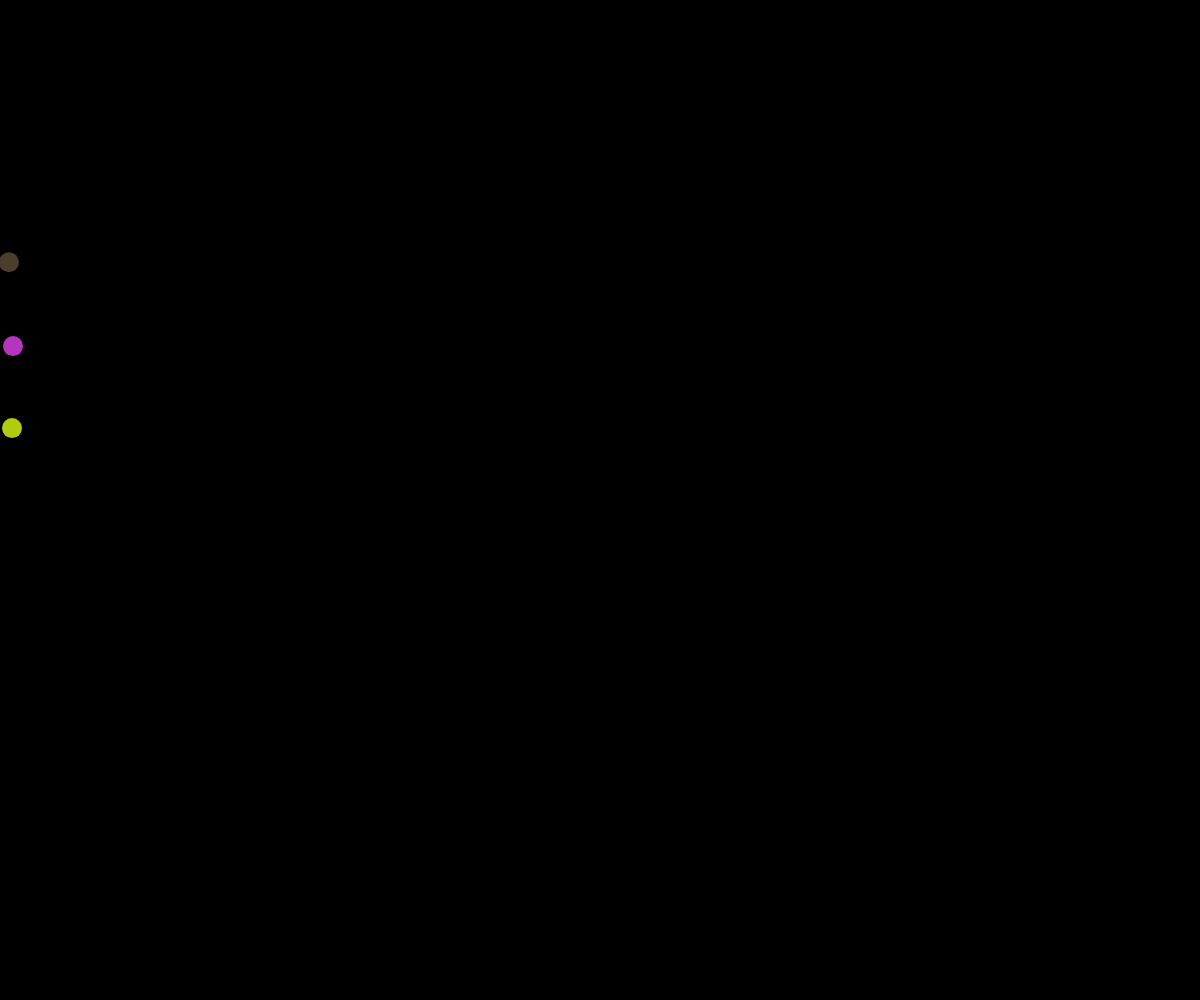
Frame 1 (no input)
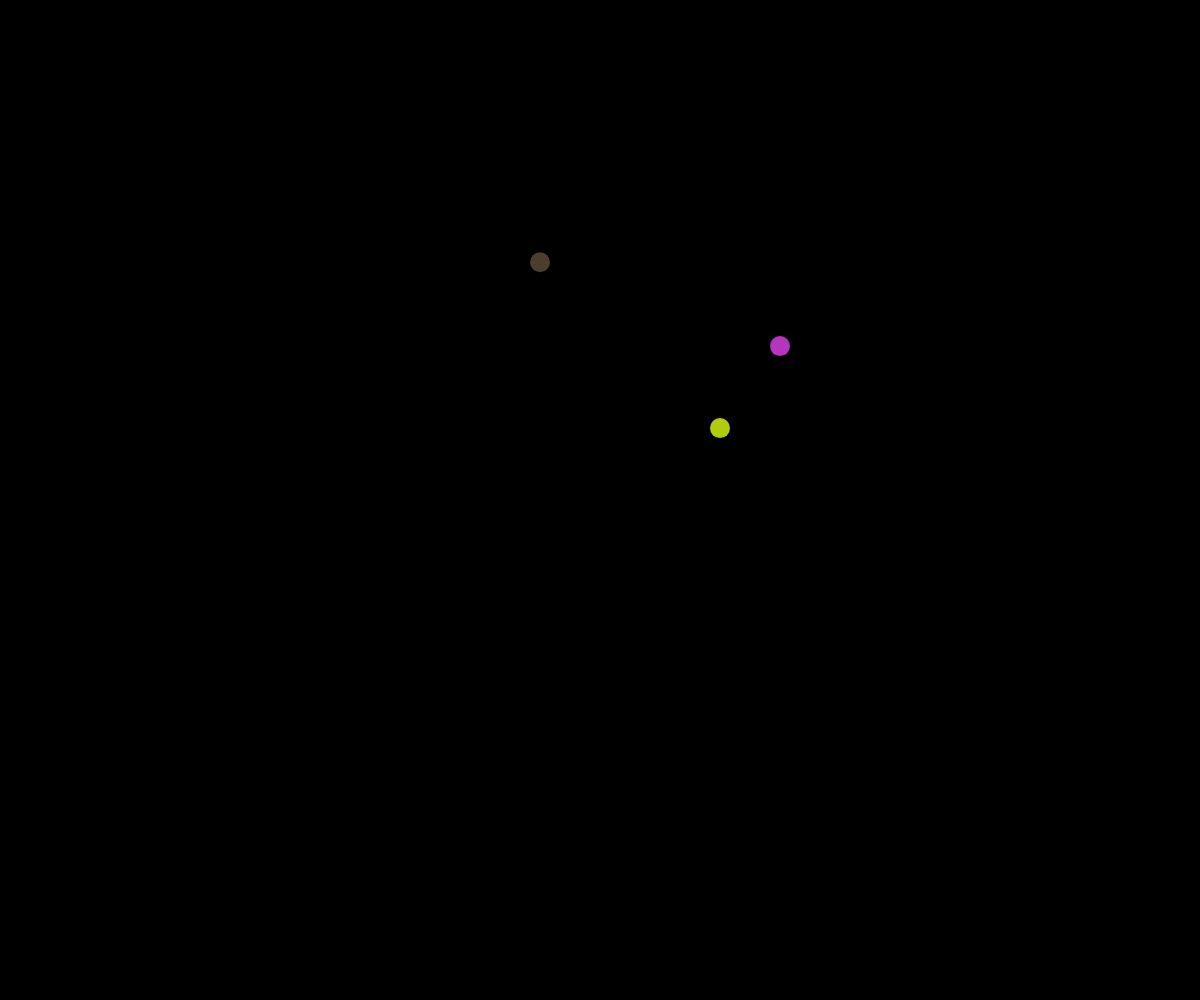
Frame 60 (no input)
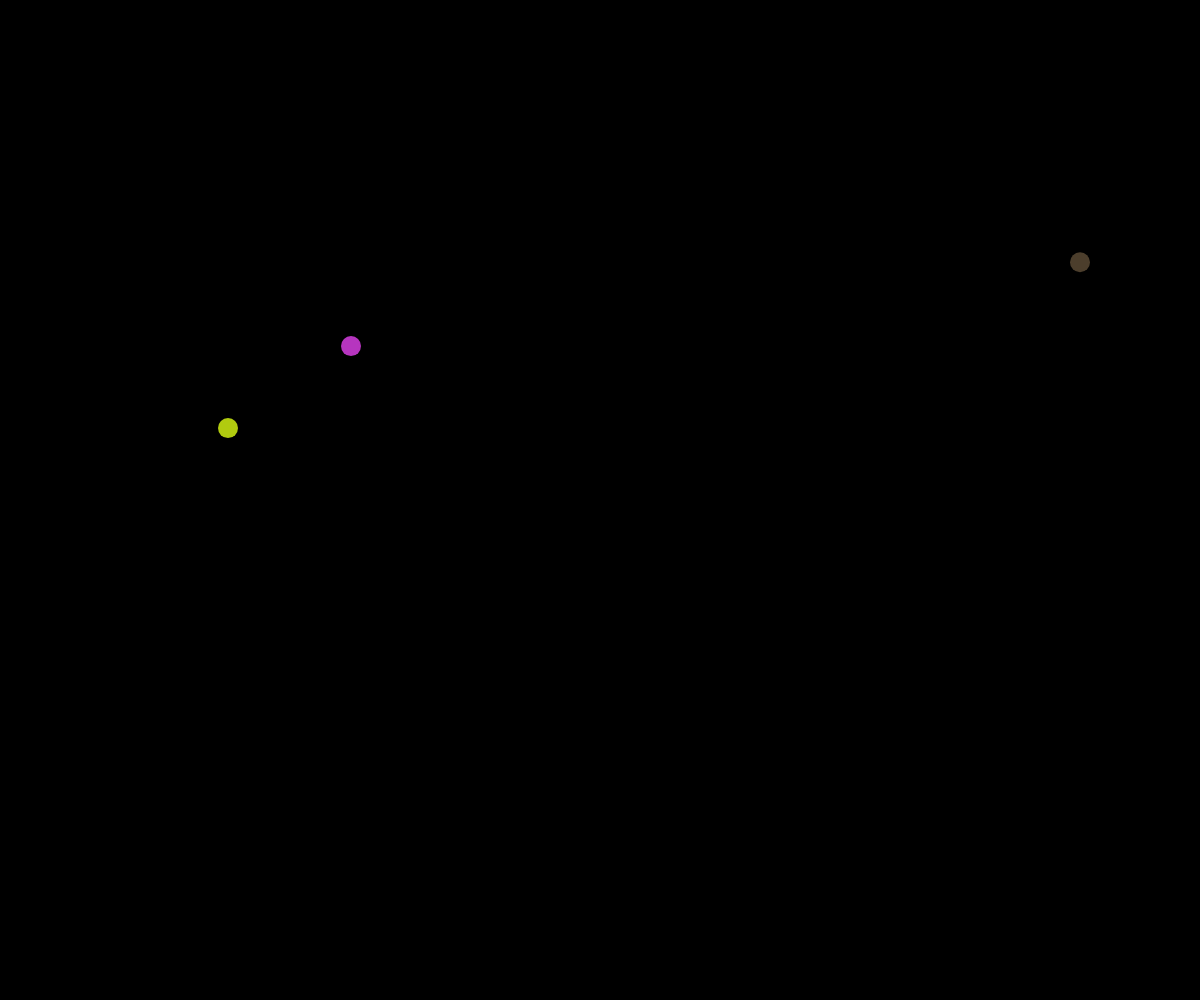
Frame 120 (the mouse pressed at the canvas centre since frame 60)

The p5.js sketch that drew these frames (run headless with seeded random() and noise() and a simulated clock; from frame 60 on, the mouse is pressed at the canvas centre):

// p5.js sketch
// ── sketch.js
// Project Title
// Your Name
// Date
//
// Extra for Experts:
// - describe what you did to take this project "above and beyond"


let roundRacers = [];
const NUM_ROUND_RACERS = 3;

function setup() {
  createCanvas(windowWidth, windowHeight);
  // Set up some RoundRacer objects
  for (let i = 0; i < NUM_ROUND_RACERS; i++) {
    let c = color(random(255), random(255), random(255));
    let y = random(height);
    roundRacers.push(new RoundRacer(y, c));
  }
  noStroke();
}

function draw() {
  background(0); // Clear the canvas on each frame
  for (let racer of roundRacers) {
    racer.move();
    racer.display();
  }
}

class RoundRacer {
  // Constructor
  constructor(yPosition, color) {
    this.xPosition = 0;
    this.yPosition = yPosition;
    this.xSpeed = Math.floor(random(3, 16)); // Random number between 3 and 15
    this.color = color;
  }

  // Class Methods
  move() {
    this.xPosition += this.xSpeed;
    if (this.xPosition > width) {
      this.xPosition = 0;
    }
  }

  display() {
    fill(this.color);
    ellipse(this.xPosition, this.yPosition, 20, 20);
  }
}
